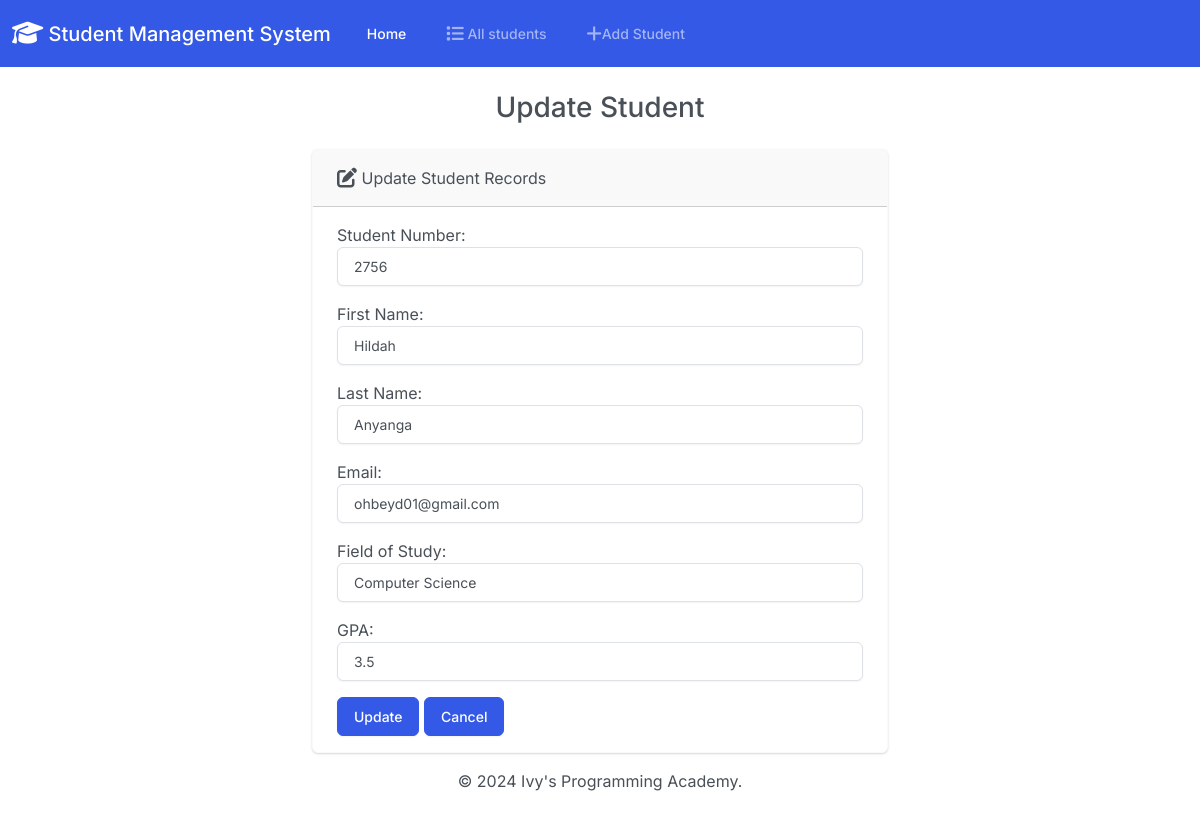
Page /edit/6/ on the committed database.
### students/models.py (models this page shows, shortened)
class Students(models.Model):
    student_number= models.PositiveIntegerField()
    first_name= models.CharField(max_length=50)
    last_name= models.CharField(max_length=50)
    email= models.EmailField(max_length=100)
    field_of_study= models.CharField(max_length=50)
    gpa= models.FloatField()

### students/views.py (the view)
# urls.py: path('edit/<int:id>/', views.edit, name="edit" ),
def edit(request, id):
    student = get_object_or_404(Students, pk=id)
    if request.method == 'POST':
        form = StudentsForm(request.POST, instance=student)
        if form.is_valid():
            form.save()
            return render(request, 'edit.html', {
                'form': form,
                'success': True
            })
        else:
            return render(request, 'edit.html', {
                'form': form
            })
    else:
        form = StudentsForm(instance=student)
        return render(request, 'edit.html', {
            'form': form
        })

### students/forms.py
class StudentsForm(forms.ModelForm):
    class Meta:
        model = Students
        fields = ('student_number', 'first_name', 'last_name', 'email', 'field_of_study', 'gpa')
        labels = {
            'student_number': 'Student Number',
            'first_name': 'First Name',
            'last_name': 'Last Name',
            'email': 'Email',
            'field_of_study': 'Field of Study',
            'gpa': 'GPA',
        }
        widgets = {
            'student_number': forms.NumberInput(attrs={'class': 'form-control'}),
            'first_name': forms.TextInput(attrs={'class': 'form-control'}),
            'last_name': forms.TextInput(attrs={'class': 'form-control'}),
            'email': forms.EmailInput(attrs={'class': 'form-control'}),
            'field_of_study': forms.TextInput(attrs={'class': 'form-control'}),
            'gpa': forms.NumberInput(attrs={'class': 'form-control'}),
        }

### templates/edit.html (shortened to what this page needs)
{% extends "base.html" %}
{% block body %}
<h3 class="text-center m-4">Update Student</h3>
{% if success %}
    <div class="alert alert-success" role="alert">
        The New Student updated successfully.
        <a href="{% url 'index' %}" class="alert-link">Go To Home Page</a>
    </div>
{% else %}
    <div class="row justify-content-center">
        <div class="col-6">
            <div class="card border-light mb-3">
                <div class="card-header">
                    <i class="fa-solid fa-pen-to-square fa-lg"></i> Update Student Records
                </div>
                <div class="card-body">
                    <form action="" method="POST">
                        {{ form.as_p }}
                        <button type="submit" class="btn btn-primary btn-block">Update</button>
                        <a href="{% url 'index' %}" class="btn btn-primary btn-block">Cancel</a>
                    </form>
                </div>
            </div>
        </div>
    </div>
{% endif %}
{% endblock %}

### rows in the picture
Students: student_number "2756", first_name "Hildah", last_name "Anyanga", email "ohbeyd01@gmail.com", field_of_study "Computer Science", gpa "3.5"
